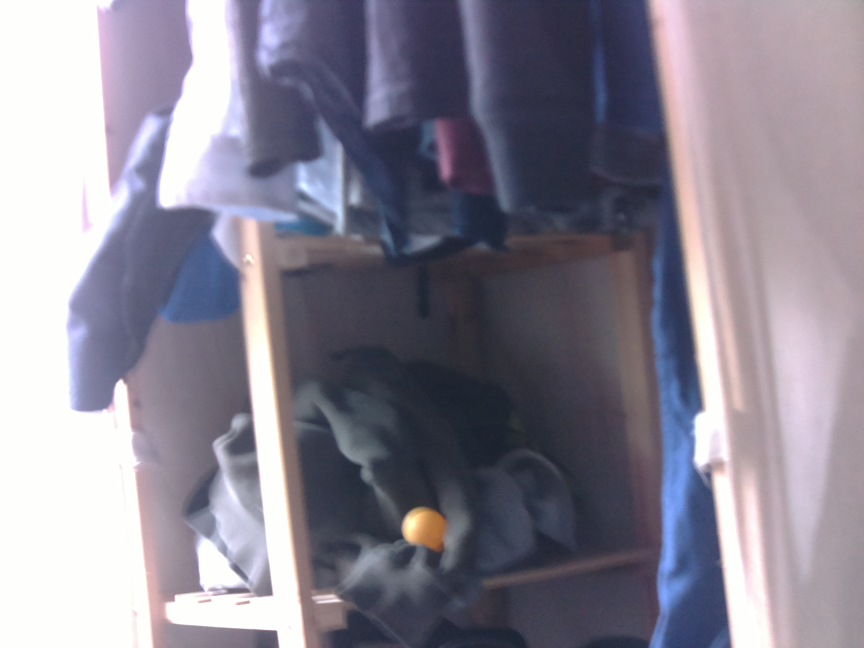
//> input picture etallonage/balle.jpg, 2592 x 1944 px (shown at 1/3 size)
$ ./etallongae   (built with g++ and OpenCV 4)
//> lines starting //> are read from the running program, lines starting //| are printed output that depends on the picture; after the words box and inside, x2 and y2 are one past the last pixel; in counts of white or black regions, pixels touching at a corner belong together
#include <iostream>
#include <vector>
#include <sstream>
#include <iomanip>
#include <fstream>
#include <string>

#include <opencv2/opencv.hpp>

using namespace std;
using namespace cv;


int main()
{
  // >>> LECTURE, TRAITEMENT ET ANALYSE D'UNE IMAGE SAUVEGARDEE <<<

  // Lecture
  Mat I = imread("/home/pi/Documents/projetOmuyer/etallonage/balle.jpg", CV_LOAD_IMAGE_COLOR);
//> I is the input picture: 1944 rows x 2592 cols, CV_8UC3; mean B, G, R 146.9, 132.9, 136.9
  //Mat imCo = imread("balle.jpg", CV_LOAD_IMAGE_COLOR);
  if (!I.data) {
    cout << "Erreur de lecture du fichier image" << endl;
    return -1;
  }

  Mat dest;
  Size size(400,400);
  // [5 lines of commented-out code are left out]

  Mat hsv;
  cvtColor(I,hsv,CV_BGR2HSV);
//> hsv: 1944 rows x 2592 cols, CV_8UC3; mean H, S, V 114.6, 44.7, 150.6
  vector<Mat> channels;
  split(hsv, channels);
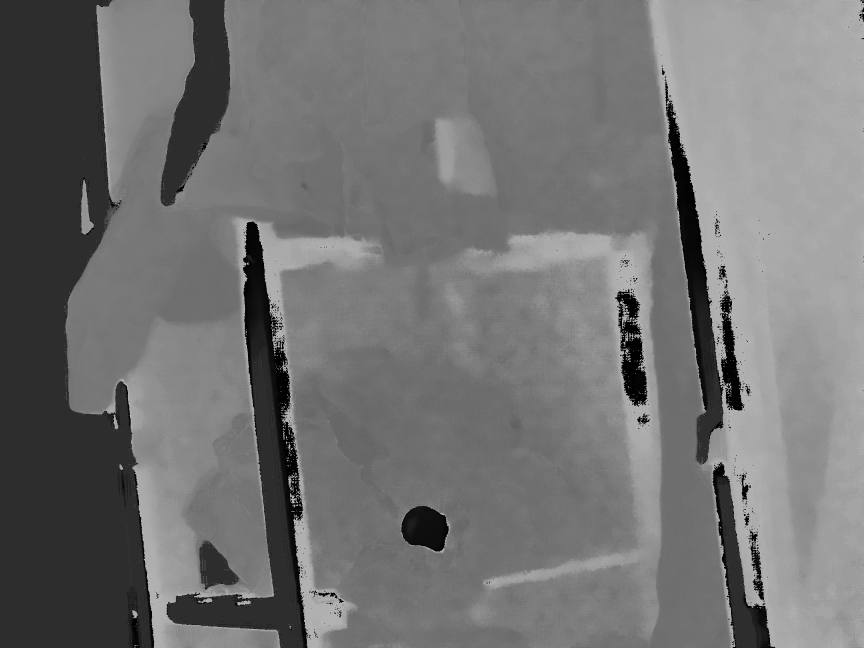
//> channels[0]: 1944 rows x 2592 cols, CV_8UC1 (shown at 1/3 size); min 0, max 179, mean 114.6
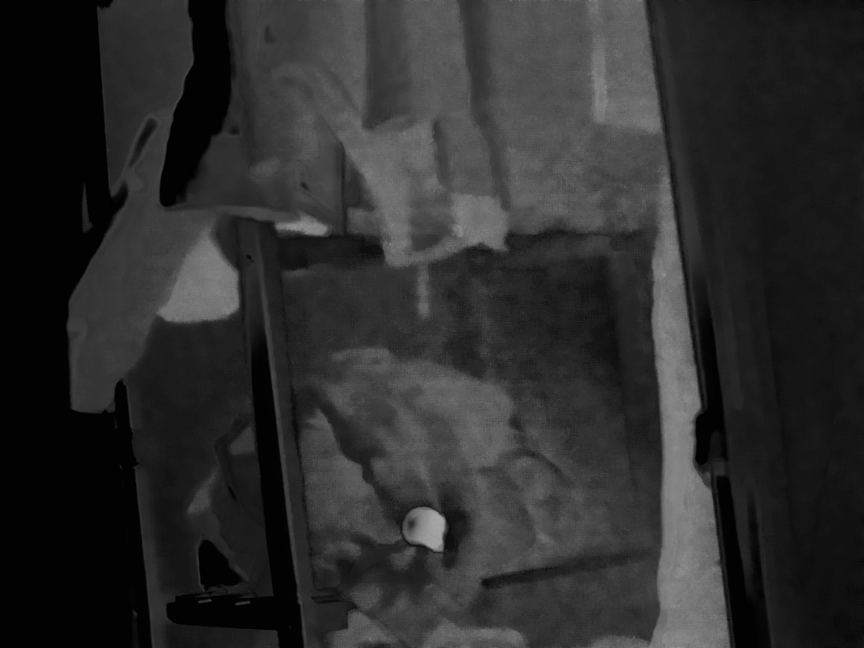
//> channels[1]: 1944 rows x 2592 cols, CV_8UC1 (shown at 1/3 size); min 0, max 173, mean 44.7
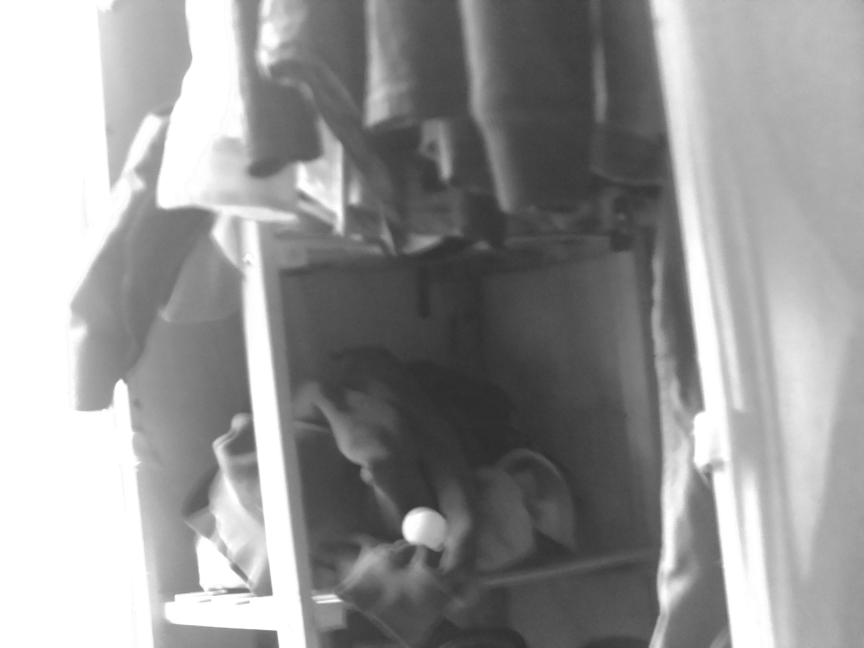
//> channels[2]: 1944 rows x 2592 cols, CV_8UC1 (shown at 1/3 size); min 37, max 255, mean 150.6
  Mat Hue = channels[0];            // recuperation Hue
  Mat Saturation = channels[1];            // recuperation saturation
  Mat Value = channels[2];            // recuperation Value

  float h;
  float tolerance;
  Mat mask(I.size(), I.depth(),1);
  for (int i=0; i<=90; i++){
    inRange(hsv, Scalar(i*2-2,0,0), Scalar(i*2+3, 255, 255), mask);
    resize(mask,dest,size);
    imshow(to_string(i),dest);
    waitKey(0);
  }
//> this loop made 91 passes
//> pass 1, `inRange(hsv, Scalar(i*2-2,0,0), Scalar(i*2+3, 255, 255), mask);`:
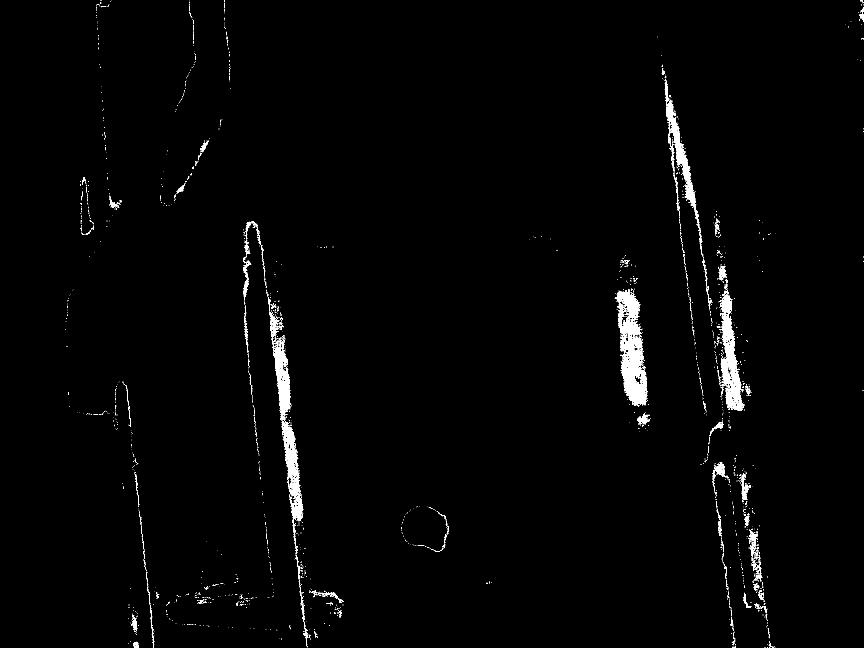
//> mask: 1944 rows x 2592 cols, CV_8UC1 (shown at 1/3 size); 1.4% white; 1693 white regions (1546 under 20 px), largest, box (x1, y1, x2, y2) and area: (1844, 868, 1943, 1220) 16086, (807, 936, 910, 1662) 14061, (2158, 871, 2234, 1233) 10307
//> pass 2, `resize(mask,dest,size);`:
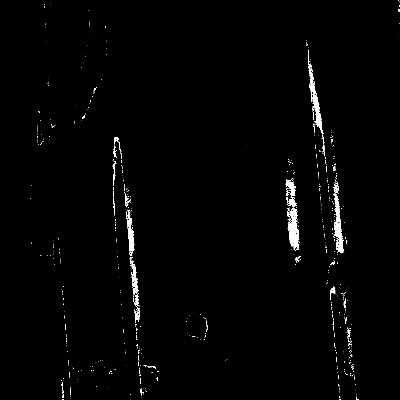
//> dest: 400 rows x 400 cols, CV_8UC1; min 0, max 255, mean 4.4
//> after the loop:
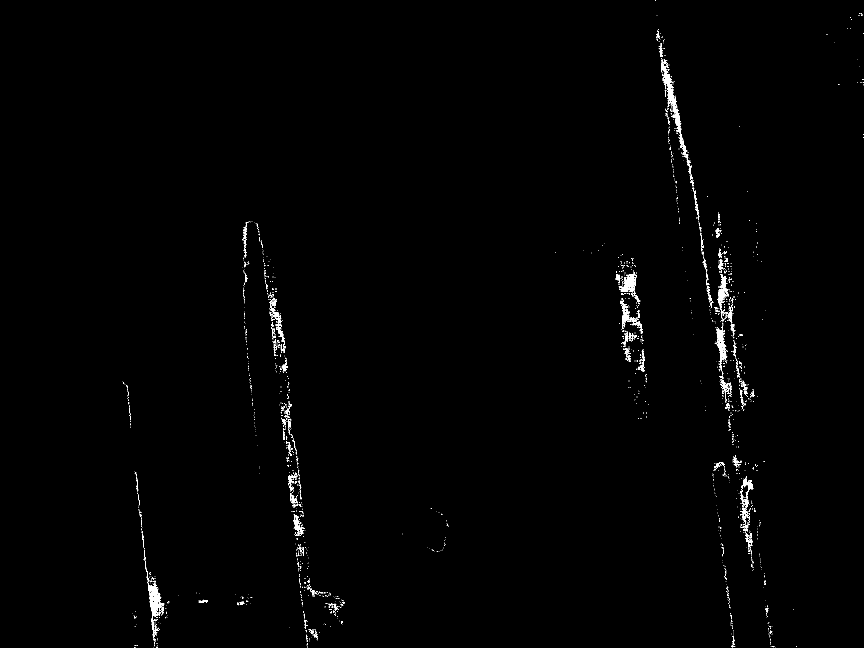
//> mask: 1944 rows x 2592 cols, CV_8UC1 (shown at 1/3 size); 0.62% white; 1703 white regions (1534 under 20 px), largest, box (x1, y1, x2, y2) and area: (1984, 188, 2079, 540) 3339, (434, 1682, 492, 1923) 2554, (1856, 816, 1910, 888) 1437
//> after the loop:
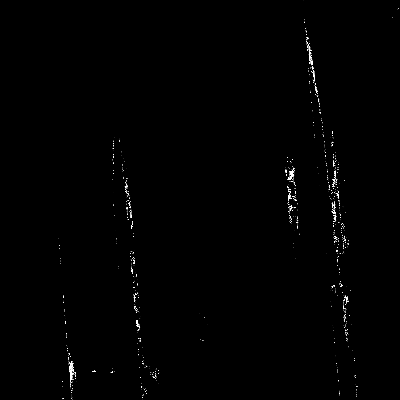
//> dest: 400 rows x 400 cols, CV_8UC1; 2.85% of pixels changed, all inside (x1, y1, x2, y2) = (30, 0, 400, 400)
}
